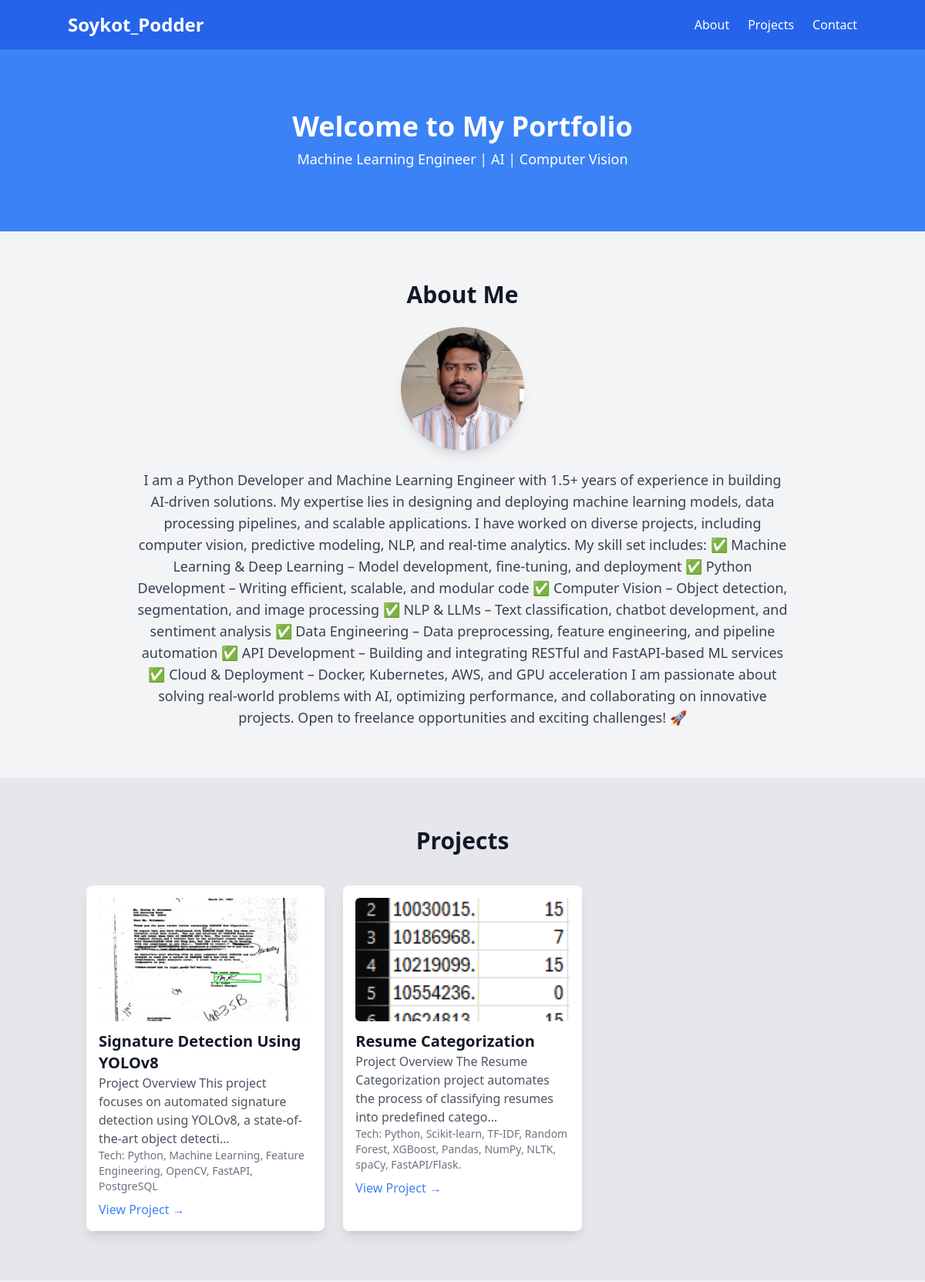
/ (upper part), run on an earlier commit of the app's database.
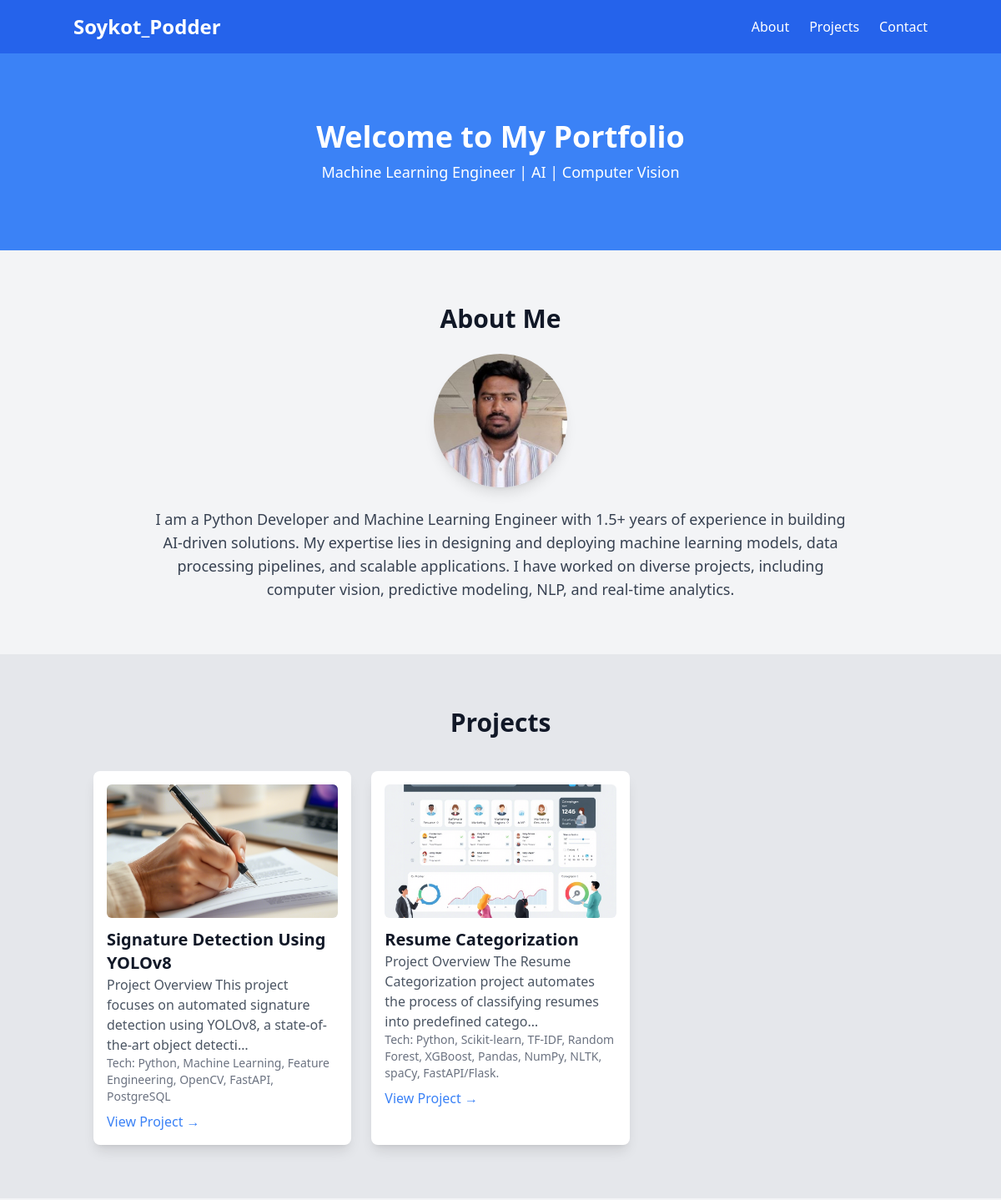
And on a later commit of the database.
### portfolio/models.py (models this page shows, shortened)
class Portfolio(models.Model):
    user = models.OneToOneField(User, on_delete=models.CASCADE)
    bio = models.TextField()
    profile_picture = models.ImageField(upload_to='profile_pics/', blank=True, null=True)
    github = models.URLField(blank=True, null=True)
    linkedin = models.URLField(blank=True, null=True)

class Project(models.Model):
    portfolio = models.ForeignKey(Portfolio, on_delete=models.CASCADE, related_name='projects')
    title = models.CharField(max_length=255)
    description = models.TextField()
    technologies = models.CharField(max_length=255)
    project_link = models.URLField(blank=True, null=True)
    image = models.ImageField(upload_to='project_images/', blank=True, null=True)

### portfolio/views.py (the view)
# urls.py: path('', portfolio_view, name='portfolio'),
def portfolio_view(request):
    portfolio = Portfolio.objects.first()
    return render(request, 'portfolio.html', {'portfolio': portfolio})

### portfolio/templates/portfolio.html (shortened to what this page needs)
{% load static %}
<!DOCTYPE html>
<html lang="en">
<head>
    <script src="https://cdn.tailwindcss.com"></script>
    <link rel="stylesheet" href="https://unpkg.com/aos@2.3.1/dist/aos.css">
</head>
<body class="bg-gray-100 text-gray-900 dark:bg-gray-900 dark:text-white">
    <nav class="bg-blue-600 text-white p-4 shadow-lg" data-aos="fade-down">
        <div class="container mx-auto flex justify-between items-center">
            <h1 class="text-2xl font-bold">{{ portfolio.user.username }}</h1>
            <ul class="flex space-x-6">
                <li><a href="#about" class="hover:text-gray-300">About</a></li>
                <li><a href="#projects" class="hover:text-gray-300">Projects</a></li>
                <li><a href="#contact" class="hover:text-gray-300">Contact</a></li>
            </ul>
        </div>
    </nav>
    <header class="text-center py-20 bg-blue-500 text-white" data-aos="zoom-in">
        <h2 class="text-4xl font-bold">Welcome to My Portfolio</h2>
        <p class="text-lg mt-2">Machine Learning Engineer | AI | Computer Vision</p>
    </header>
    <section id="about" class="py-16 px-6 max-w-4xl mx-auto text-center" data-aos="fade-up">
        <h2 class="text-3xl font-semibold mb-6">About Me</h2>
        {% if portfolio.profile_picture %}
            <div class="flex justify-center mb-6">
                <img src="{{ portfolio.profile_picture.url }}" alt="Profile Picture" class="w-40 h-40 rounded-full shadow-lg">
            </div>
        {% endif %}
        <p class="text-lg text-gray-700 dark:text-gray-300">
            {{ portfolio.bio }}
        </p>
    </section>
    <section id="projects" class="py-16 bg-gray-200 dark:bg-gray-800" data-aos="fade-up">
        <div class="container mx-auto">
            <h2 class="text-3xl font-semibold text-center mb-10">Projects</h2>
            <div class="grid md:grid-cols-2 lg:grid-cols-3 gap-6 px-6">
                {% for project in portfolio.projects.all %}
                    <div class="bg-white dark:bg-gray-700 p-4 rounded-lg shadow-lg hover:shadow-xl transition duration-300 transform hover:scale-105" data-aos="flip-left">
                        {% if project.image %}
                            <img src="{{ project.image.url }}" alt="{{ project.title }}" class="w-full h-40 object-cover rounded-md">
                        {% endif %}
                        <h3 class="text-xl font-bold mt-3">{{ project.title }}</h3>
                        <p class="text-gray-600 dark:text-gray-300">{{ project.description|truncatechars:120 }}</p>
                        <p class="text-sm text-gray-500 dark:text-gray-400">Tech: {{ project.technologies }}</p>
                        {% if project.project_link %}
                            <a href="{{ project.project_link }}" class="text-blue-500 mt-2 inline-block hover:underline">View Project →</a>
                        {% endif %}
                    </div>
                {% endfor %}
            </div>
        </div>
    </section>
</body>
</html>

### portfolio/templates/portfolio.html (style rules this page uses)
html { scroll-behavior: smooth; }

What changed in the data, as far as the page shows it:
changed Portfolio "Soykot_Podder": bio "…NLP, and real-time analytics. My skill set includes: ✅ Machine Learning & Deep Learning – Model development, fine-tuning, and deployment ✅ Python Development – Writing efficient, scalable, and modular code ✅ Computer Vision – Object detection, segmentation, and image processing ✅ NLP & LLMs – Text classification, chatbot development, and sentiment analysis ✅ Data Engineering – Data preprocessing, feature engineering, and pipeline automation ✅ API Development – Building and integrating RESTful and FastAPI-based ML services ✅ Cloud & Deployment – Docker, Kubernetes, AWS, and GPU acceleration I am passionate about solving real-world problems with AI, optimizing performance, and collaborating…" → "…NLP, and real-time analytics."
changed Project "Signature Detection Using YOLOv8": image: a different picture
changed Project "Resume Categorization": image: a different picture
